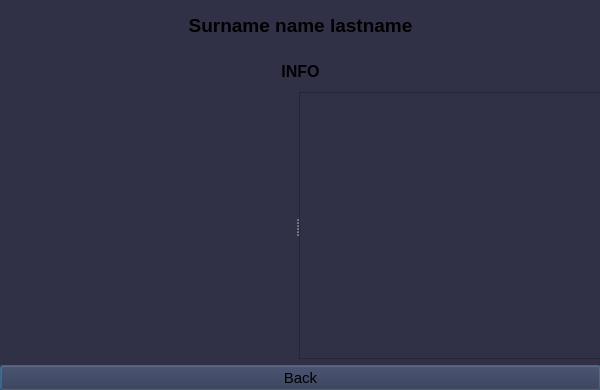
<?xml version="1.0" encoding="UTF-8"?>
<ui version="4.0">
 <class>ViewRandUser</class>
 <widget class="QDialog" name="ViewRandUser">
  <property name="geometry">
   <rect>
    <x>0</x>
    <y>0</y>
    <width>600</width>
    <height>390</height>
   </rect>
  </property>
  <property name="minimumSize">
   <size>
    <width>600</width>
    <height>390</height>
   </size>
  </property>
  <property name="maximumSize">
   <size>
    <width>600</width>
    <height>390</height>
   </size>
  </property>
  <property name="windowTitle">
   <string>Information</string>
  </property>
  <property name="styleSheet">
   <string notr="true">background-color: rgb(48, 48, 71);</string>
  </property>
  <widget class="QWidget" name="layoutWidget">
   <property name="geometry">
    <rect>
     <x>0</x>
     <y>0</y>
     <width>601</width>
     <height>391</height>
    </rect>
   </property>
   <layout class="QVBoxLayout" name="verticalLayout">
    <item>
     <widget class="QLabel" name="label">
      <property name="sizePolicy">
       <sizepolicy hsizetype="Minimum" vsizetype="Minimum">
        <horstretch>0</horstretch>
        <verstretch>0</verstretch>
       </sizepolicy>
      </property>
      <property name="minimumSize">
       <size>
        <width>0</width>
        <height>10</height>
       </size>
      </property>
      <property name="maximumSize">
       <size>
        <width>16777215</width>
        <height>50</height>
       </size>
      </property>
      <property name="font">
       <font>
        <pointsize>14</pointsize>
        <bold>true</bold>
       </font>
      </property>
      <property name="text">
       <string>Surname name lastname</string>
      </property>
      <property name="alignment">
       <set>Qt::AlignCenter</set>
      </property>
     </widget>
    </item>
    <item>
     <widget class="QLabel" name="label_2">
      <property name="sizePolicy">
       <sizepolicy hsizetype="Minimum" vsizetype="Minimum">
        <horstretch>0</horstretch>
        <verstretch>0</verstretch>
       </sizepolicy>
      </property>
      <property name="maximumSize">
       <size>
        <width>16777215</width>
        <height>30</height>
       </size>
      </property>
      <property name="font">
       <font>
        <pointsize>12</pointsize>
        <bold>true</bold>
       </font>
      </property>
      <property name="text">
       <string>INFO</string>
      </property>
      <property name="alignment">
       <set>Qt::AlignCenter</set>
      </property>
     </widget>
    </item>
    <item>
     <widget class="QSplitter" name="splitter">
      <property name="orientation">
       <enum>Qt::Horizontal</enum>
      </property>
      <widget class="QLabel" name="user_photo">
       <property name="sizePolicy">
        <sizepolicy hsizetype="Minimum" vsizetype="Minimum">
         <horstretch>0</horstretch>
         <verstretch>0</verstretch>
        </sizepolicy>
       </property>
       <property name="minimumSize">
        <size>
         <width>250</width>
         <height>0</height>
        </size>
       </property>
       <property name="text">
        <string/>
       </property>
      </widget>
      <widget class="QTextBrowser" name="about">
       <property name="font">
        <font>
         <pointsize>11</pointsize>
        </font>
       </property>
      </widget>
     </widget>
    </item>
    <item>
     <widget class="QPushButton" name="back_button">
      <property name="font">
       <font>
        <pointsize>11</pointsize>
       </font>
      </property>
      <property name="text">
       <string>Back</string>
      </property>
     </widget>
    </item>
   </layout>
  </widget>
 </widget>
 <resources/>
 <connections/>
</ui>
